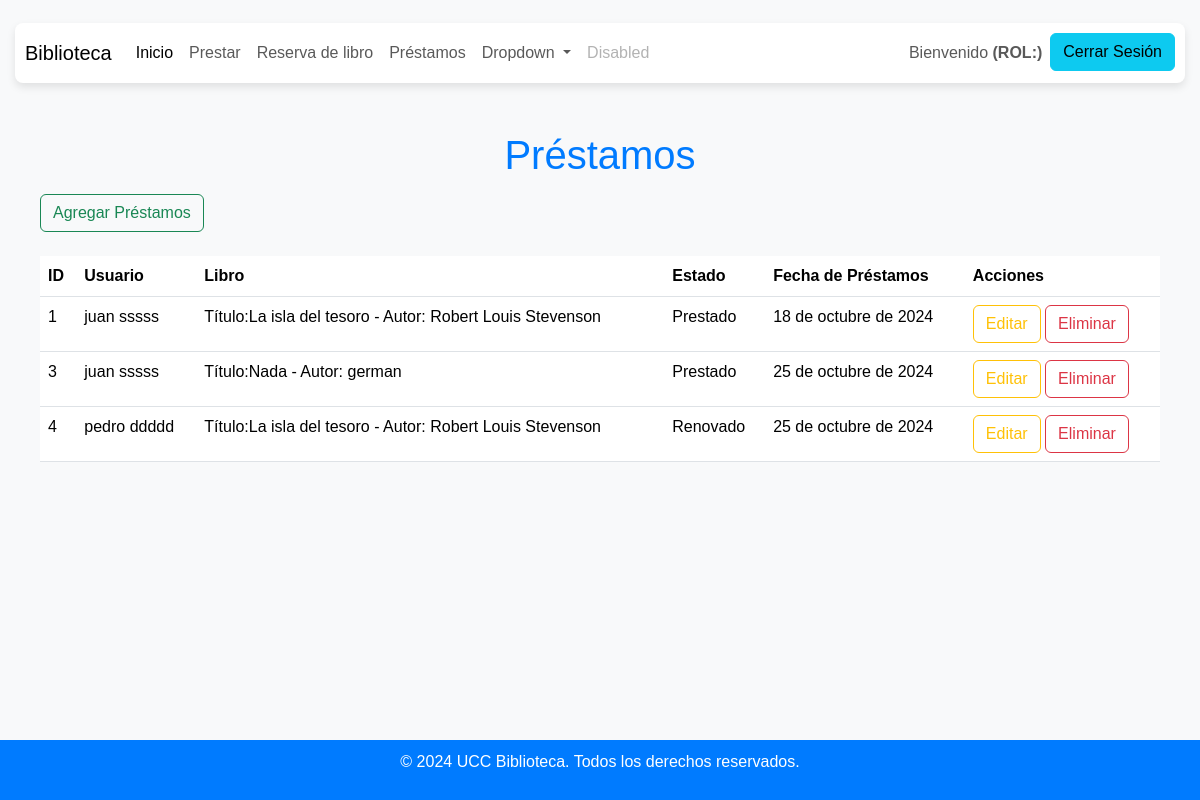
The page /prestamos/ on the database its author committed.
### biblioteca/models.py (models this page shows)
class Prestamo(models.Model):
    usuario = models.ForeignKey('Usuario', on_delete=models.DO_NOTHING)
    libro = models.ForeignKey('Libro', on_delete=models.DO_NOTHING, help_text="Libro reservado")
    fecha_reserva = models.DateField(auto_now_add = True, blank=False)
    fecha_devolucion = models.DateField(help_text="Fecha en que debe devolverse el libro")
    Estados = (
        (1, "Prestado"),
        (2, "Renovado"),
        (3, "Devuelto"),
        (4, "con novedad"),
    )
    estado = models.IntegerField(choices=Estados, default=1)
    observaciones = models.TextField(null=True, blank=True)

class Usuario(models.Model):
    correo = models.EmailField(max_length= 254, unique = True)
    nombre_completo = models.CharField(max_length=254)
    clave = models.CharField(max_length=254)
    ROLES = (
        ("A", "Administrador"),
        ("B", "Bibliotecario"),
        ("E", "Estudiante"),
    )
    rol = models.CharField(max_length=254,  choices= ROLES, default="E")
    def __str__(self) -> str:
        return f"{self.nombre_completo}"

class Libro(models.Model):
    titulo = models.CharField(max_length=254)
    autor = models.CharField(max_length=100)
    no_paginas = models.IntegerField()
    fecha_publicacion = models.DateField(help_text= "Fecha Publicacion")
    CLASIFICAC = (
        (0, ""),
        (1, "Romance"),
        (2, "Aventura"),
        (3, "Ficción"),
    )
    clasificacion = models.IntegerField(choices=CLASIFICAC, default=0 )
    foto = models.ImageField(upload_to="img/libros", default="img/libros/default.png", null=True, blank=True)
    def __str__(self) -> str:
        return f"Título:{self.titulo} - Autor: {self.autor}"

### biblioteca/views.py (the view)
# urls.py: path('prestamos/', views.prestamos, name='prestamos'),
def prestamos(request):
    q = Prestamo.objects.all()
    contexto = {"data": q}
    return render(request, 'libros/prestamos.html', contexto)

### biblioteca/templates/libros/prestamos.html (shortened to what this page needs)
{% extends 'base.html' %}
{% load static %}
{% block contenedor %}
    <h1> Préstamos </h1>
    <a href="{% url 'agregar_prestamo' %}">
        <button type="button" class="btn btn-outline-success">Agregar Préstamos</button>
    </a>
    <br />
    <br />
    <table class="table">
        <thead>
            <tr>
                <th scope="col">ID</th>
                <th scope="col">Usuario</th>
                <th scope="col">Libro</th>
                <th scope="col"> Estado</th>
                <th scope="col">Fecha de Préstamos</th>
                <th scope="col">Acciones</th>
            </tr>
        </thead>
        <tbody>
            {% for x in data %}
            <tr>
                <td>{{x.id}}</td>
                <td>{{x.usuario}}</td>
                <td>{{x.libro }}</td>
                <td>{{x.get_estado_display}}</td>
                <td>{{x.fecha_reserva}}</td>
                <td>
                    <a href="{% url 'editar_prestamo' x.id %}"><button type="button" class="btn btn-outline-warning" >Editar</button></a>
                    <a href="{% url 'eliminar_prestamo' x.id %}"><button class="btn btn-outline-danger" type="button">Eliminar</button></a>
                </td>
            </tr>
            {% endfor %}
        </tbody>
    </table>
{% endblock %}

### biblioteca/static/css/estilo.css (style rules this page uses)
body { font-family: Arial, sans-serif; background-color: #f8f9fa; color: #333; margin: 0; padding: 0; }
h1 { text-align: center; color: #007bff; margin-top: 15px; margin-bottom: 15px; }

### rows shown on the page
Prestamo: id "1", usuario "juan sssss", libro "Título:La isla del tesoro - Autor: Robert Louis Stevenson", estado "Prestado", fecha_reserva "18 de octubre de 2024"
Prestamo: id "3", usuario "juan sssss", libro "Título:Nada - Autor: german", estado "Prestado", fecha_reserva "25 de octubre de 2024"
Prestamo: id "4", usuario "pedro ddddd", libro "Título:La isla del tesoro - Autor: Robert Louis Stevenson", estado "Renovado", fecha_reserva "25 de octubre de 2024"
